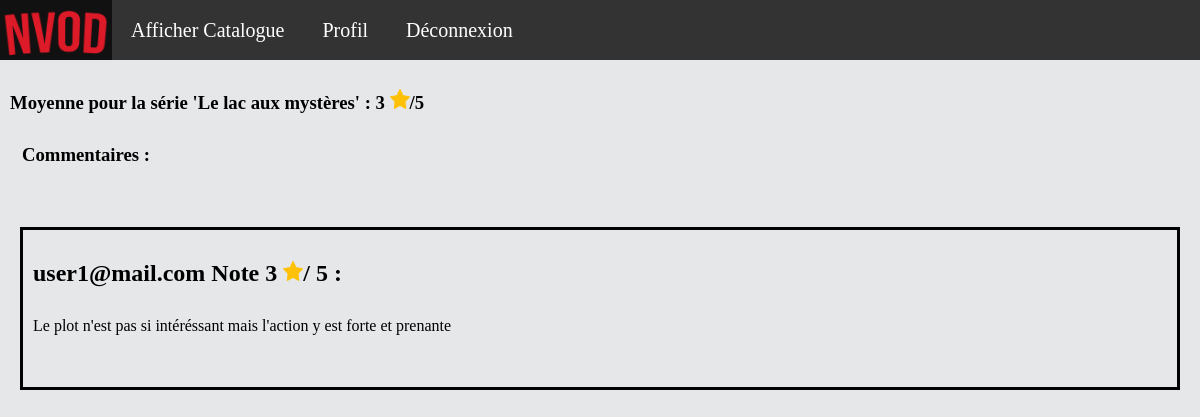
The page /?action=display-commentaire&id=1 (signed in) on the database its author committed.
### tables this page shows
CREATE TABLE `commentaire` (
  `comm` varchar(1000) DEFAULT NULL,
  `note` int(11) NOT NULL,
  `email` varchar(256) NOT NULL,
  `idSerie` int(11) NOT NULL
);

CREATE TABLE `serie` (
  `id` int(11) NOT NULL,
  `titre` varchar(128) NOT NULL,
  `descriptif` text NOT NULL,
  `img` varchar(256) NOT NULL,
  `genre` varchar(256) NOT NULL,
  `publicVise` varchar(256) NOT NULL,
  `annee` int(11) NOT NULL,
  `date_ajout` date NOT NULL
);

### index.php (called while the page is built, shortened)
<?php
$html = new Dispatcher();
$html->run();

### src/classes/action/DisplayCommentaireAction.php (the view, shortened to what this page needs)
<?php
class DisplayCommentaireAction extends \iutnc\netvod\action\Action
{
    public function execute(): string
    {
        $res = "";
        $comm = "";
        if ($this->http_method == "GET") {
            if (isset($_GET['id'])) {
                $titre = "";
                $bdd = ConnectionFactory::makeConnection();
                $c2 = $bdd->prepare("select commentaire.email,note,comm,titre,nom, prenom from commentaire inner join serie on commentaire.idSerie = serie.id
                             inner join user on commentaire.email = user.email where idSerie=?");
                $c2->bindParam(1, $_GET['id']);
                $c2->execute();
                $count = 0;
                $moy = 0;
                while ($d = $c2->fetch()) {
                    if ($d['comm'] != null) {
                        $count++;
                        $titre = $d['titre'];
                        $compte = $d['email'];
                        $comm .= "<div id='commentaire'><h2> ".$compte . "  Note " . $d['note'] . " <img id ='stars' src='Image/stars.png'>/ 5 : </h2>";
                        $comm .= "<p STYLE='padding:0 0 0 10px'>".$d['comm'] . "</p><br><br></div>";
                        $moy+=$d['note'];
                    }
                }
                if($count===0){
                    $res = "<h2>Pas de commentaires</h2>";
                }else{
                    $moy/=$count;
                    $moy = round($moy,2);
                    $res .="<h3><div id='note'> Moyenne pour la série '".$titre."' : ".$moy." <img id ='stars' src='Image/stars.png'>/5 <p>Commentaires :</p> </div></h3>";
                    $res .= $comm;
                }
            }
        }
        return $res;
    }
}

### css/style.css (style rules this page uses)
h2 { padding: 10px; }
h3 { padding: 10px; }
p { padding: 12px; }
#stars { width: 20px; }
body { background: #E5E7E9; margin: 0px; }
#commentaire { border: solid; margin: 20px; }

### rows shown on the page
commentaire: idSerie.titre "Le lac aux mystères", email "user1@mail.com", note "3", comm "Le plot n'est pas si intéréssant mais l'action y est forte et prenante"

### other values the page prints
$moy "3"
